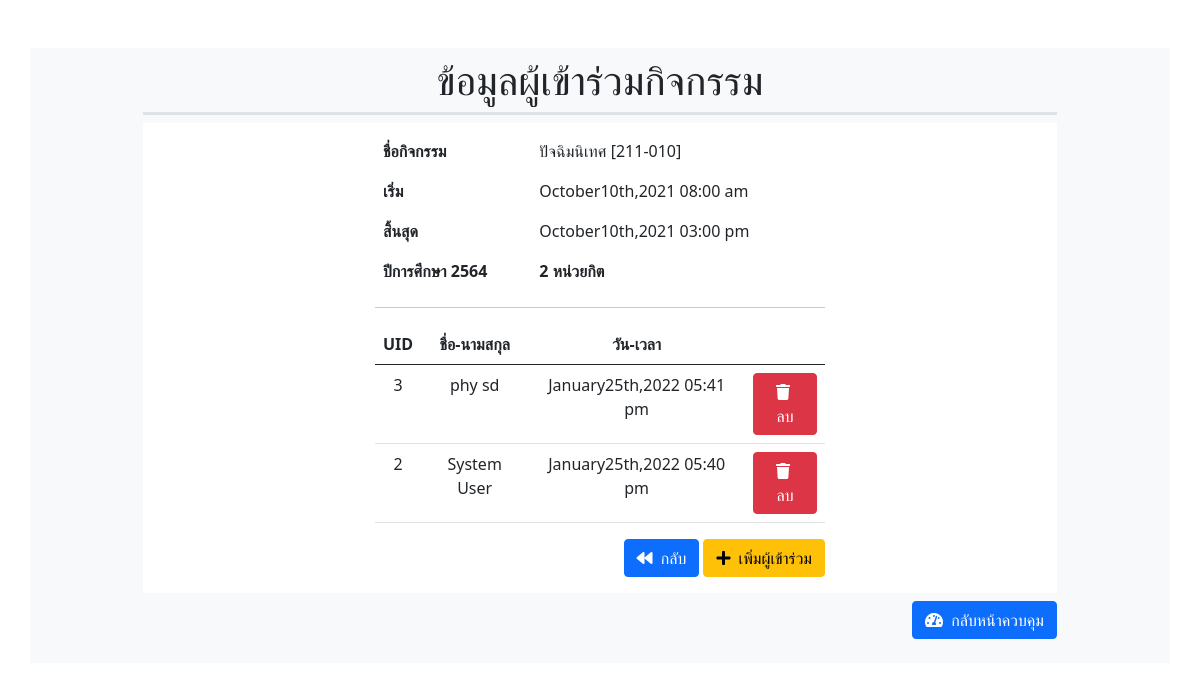
Screenshot of /sys/std/watch.php?id=10 (signed in) with the database file from the repository.
### tables this page shows
CREATE TABLE `tb_event` (
  `EID` int(3) UNSIGNED ZEROFILL NOT NULL,
  `eventTitle` varchar(50) NOT NULL,
  `eventOfYear` varchar(4) NOT NULL,
  `eventCredit` int(1) UNSIGNED NOT NULL DEFAULT 3,
  `eventType` enum('กิจกรรมบังคับ','กิจกรรมบังคับเลือก','กิจกรรมเลือก') NOT NULL DEFAULT 'กิจกรรมเลือก',
  `start` datetime NOT NULL DEFAULT current_timestamp(),
  `end` datetime NOT NULL DEFAULT current_timestamp()
);

CREATE TABLE `tb_useronevent` (
  `UID` int(3) UNSIGNED ZEROFILL NOT NULL,
  `EID` int(3) UNSIGNED ZEROFILL NOT NULL,
  `timestamp` timestamp NOT NULL DEFAULT current_timestamp()
);

CREATE TABLE `tb_user` (
  `UID` int(3) UNSIGNED ZEROFILL NOT NULL,
  `username` varchar(50) NOT NULL,
  `password` varchar(50) NOT NULL,
  `name` varchar(50) NOT NULL,
  `status` enum('USER','ADMIN') NOT NULL
);

### sys/std/watch.php (the view, shortened to what this page needs)
<!DOCTYPE html>
<html lang="en">
<?php
include("../../school/conn/object_connect.php");
$sql = "SELECT *, (SELECT COUNT(*) FROM tb_useronevent u WHERE u.EID=e.EID) AS userJoin FROM tb_event e WHERE e.EID = ?";
$stmt = $mysqli->prepare($sql);
$stmt->bind_param("i", $_GET['id']);
$stmt->execute();
$res = $stmt->get_result();
$e = $res->fetch_assoc();
$dateFormat = "FdS,Y h:i a";
$eventTypes = ["กิจกรรมบังคับ", "กิจกรรมบังคับเลือก", "กิจกรรมเลือก"];
$eventCode = substr($e['eventOfYear'] - 543, 2) . (array_search($e['eventType'], $eventTypes) + 1) . "-" . str_pad($e['EID'], 3, "0", false);
?>
<head>
    <link rel="stylesheet" href="https://cdnjs.cloudflare.com/ajax/libs/twitter-bootstrap/5.0.0-beta1/css/bootstrap.min.css" />
    <link rel="stylesheet" href="https://cdnjs.cloudflare.com/ajax/libs/font-awesome/5.15.2/css/all.min.css" />
</head>
<body>
    <div class="container bg-light mt-5">
        <div class="col-10 mx-auto p-2 rounded">
            <h1 class="w-100 text-center pb-2 border-bottom border-3">ข้อมูลผู้เข้าร่วมกิจกรรม</h1>
            <div class="bg-white p-2 mb-2">
                <div class="col-10 mx-auto" style="max-width:450px">
                    <table class="table table-borderless">
                        <tr>
                            <th>ชื่อกิจกรรม</th>
                            <td><?= $e['eventTitle'] ?> [<?= $eventCode ?>]</td>
                        </tr>
                        <tr>
                            <th>เริ่ม</th>
                            <td><?= date_format(date_create($e['start']), $dateFormat) ?></td>
                        </tr>
                        <tr>
                            <th>สิ้นสุด</th>
                            <td><?= date_format(date_create($e['end']), $dateFormat) ?></td>
                        </tr>
                        <tr>
                            <th>ปีการศึกษา <?= $e['eventOfYear'] ?></th>
                            <th><?= $e['eventCredit'] ?> หน่วยกิต</th>
                        </tr>
                    </table>
                    <hr>
                    <table class="table text-center">
                        <thead>
                            <tr>
                                <th>UID</th>
                                <th>ชื่อ-นามสกุล</th>
                                <th>วัน-เวลา</th>
                                <td></td>
                            </tr>
                        </thead>
                        <tbody>
                            <?php
                            $sql = "SELECT * FROM tb_useronevent ue INNER JOIN tb_user t ON ue.UID=t.UID WHERE ue.EID=? ORDER BY ue.timestamp DESC";
                            $stmt = $mysqli->prepare($sql);
                            $stmt->bind_param("i", $_GET['id']);
                            $stmt->execute();
                            $users = $stmt->get_result()->fetch_all(MYSQLI_ASSOC);
                            foreach ($users as $u) :
                            ?>
                                <tr>
                                    <td><?= $u['UID'] ?></td>
                                    <td><?= $u['name'] ?></td>
                                    <td><?= date_format(date_create($u['timestamp']), $dateFormat) ?></td>
                                    <td>
                                        <a href="./del.php" class="btn btn-danger">
                                            <i class="fa fa-trash me-1" aria-hidden="true"></i> ลบ
                                        </a>
                                    </td>
                                </tr>
                            <?php
                            endforeach;
                            ?>
                        </tbody>
                    </table>
                    <div class="row mb-2">
                        <div class="col-auto ms-auto me-0">
                            <a role="button" class="btn btn-primary" onclick="history.go(-1)">
                                <i class="fa fa-backward me-1" aria-hidden="true"></i> กลับ
                            </a>
                            <a href="./add.php?id=<?= $_GET['id'] ?>" class="btn btn-warning">
                                <i class="fa fa-plus me-1" aria-hidden="true"></i> เพิ่มผู้เข้าร่วม
                            </a>
                        </div>
                    </div>
                </div>
            </div>
            <div class="row pb-3">
                <div class="col text-end">
                    <a role="button" href="../../school/console.php" class="btn btn-primary">
                        <i class="fa fa-tachometer-alt me-1" aria-hidden="true"></i>
                        กลับหน้าควบคุม
                    </a>
                </div>
            </div>
        </div>
    </div>
</body>
</html>

### rows the page displays
tb_event: eventTitle "ปัจฉิมนิเทศ", eventCode "211-010", start "October10th,2021 08:00 am", end "October10th,2021 03:00 pm", eventOfYear "2564", eventCredit "2"
tb_useronevent: UID.UID "3", UID.name "phy sd", timestamp "January25th,2022 05:41 pm"
tb_useronevent: UID.UID "2", UID.name "System User", timestamp "January25th,2022 05:40 pm"
